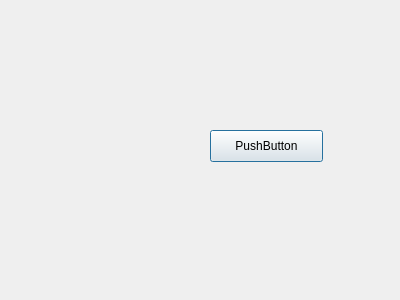
<?xml version="1.0" encoding="UTF-8"?>
<ui version="4.0">
 <class>CTestDialog</class>
 <widget class="QDialog" name="CTestDialog">
  <property name="geometry">
   <rect>
    <x>0</x>
    <y>0</y>
    <width>400</width>
    <height>300</height>
   </rect>
  </property>
  <property name="windowTitle">
   <string>Dialog</string>
  </property>
  <widget class="QPushButton" name="pushButton">
   <property name="geometry">
    <rect>
     <x>210</x>
     <y>130</y>
     <width>113</width>
     <height>32</height>
    </rect>
   </property>
   <property name="text">
    <string>PushButton</string>
   </property>
  </widget>
 </widget>
 <resources/>
 <connections/>
</ui>
